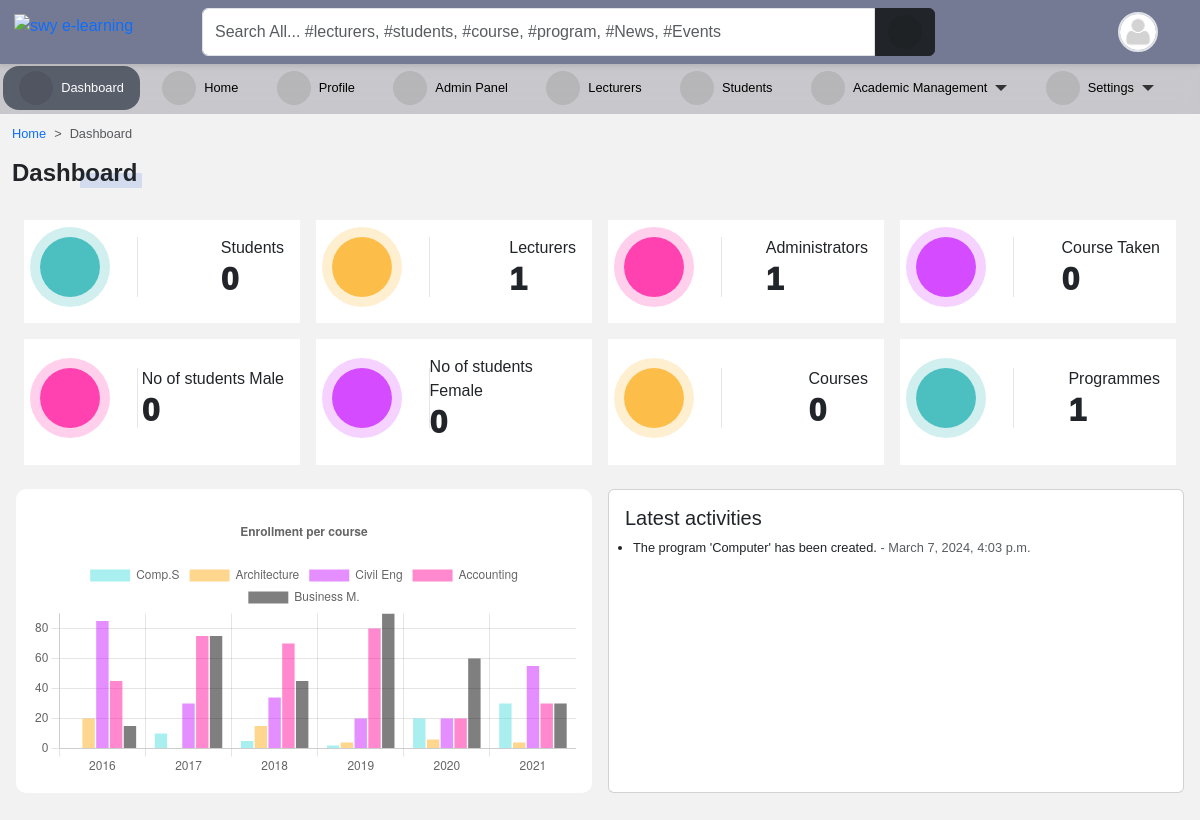
The app's page /dashboard/ (signed in), older data.
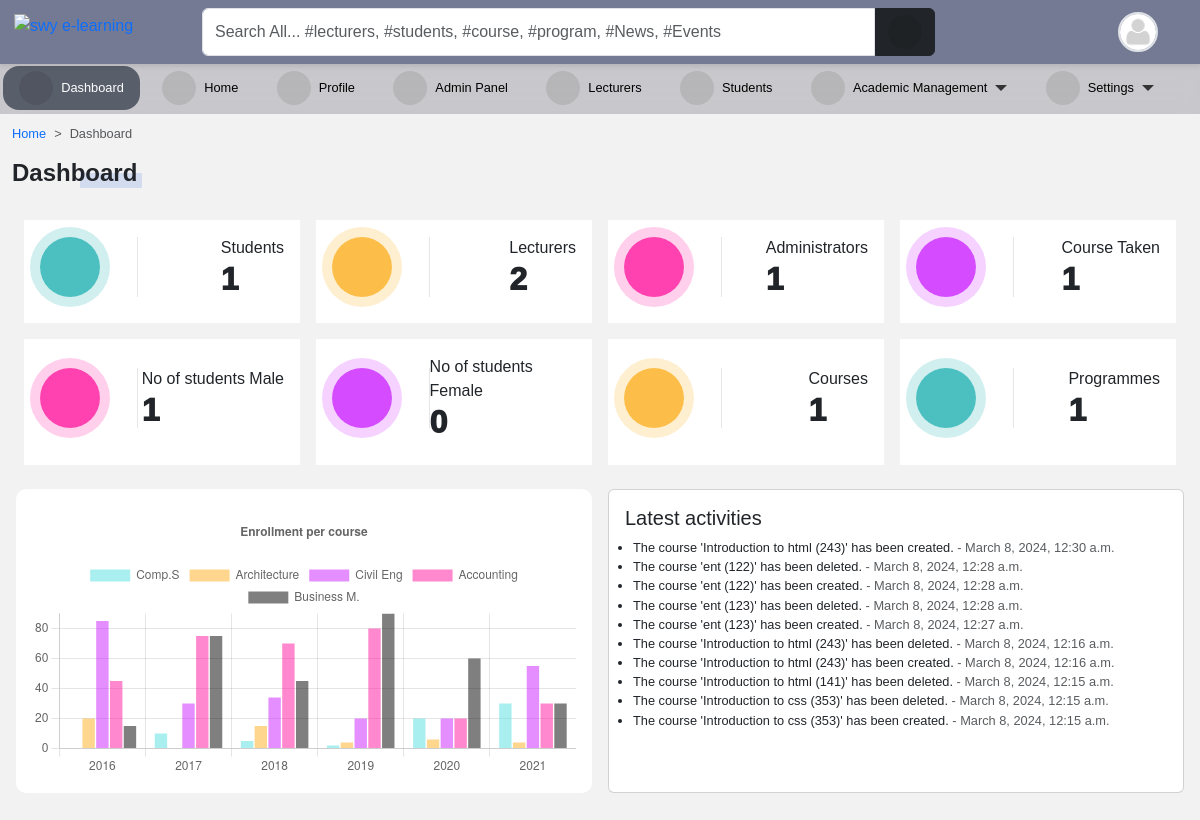
The same page, newer data.
### accounts/models.py (models this page shows, shortened)
class User(AbstractUser):
    is_student = models.BooleanField(default=False)
    is_lecturer = models.BooleanField(default=False)
    gender = models.CharField(max_length=1, choices=GENDERS, blank=True, null=True)
    phone = models.CharField(max_length=60, blank=True, null=True)
    address = models.CharField(max_length=60, blank=True, null=True)
    picture = models.ImageField(
        upload_to="profile_pictures/%y/%m/%d/", default="default.png", null=True
    )
    email = models.EmailField(blank=True, null=True)
    username_validator = ASCIIUsernameValidator()
    objects = CustomUserManager()
    class Meta:
        ordering = ("-date_joined",)
    @classmethod
    def get_student_count(cls):
        return cls.objects.filter(is_student=True).count()
    @classmethod
    def get_lecturer_count(cls):
        return cls.objects.filter(is_lecturer=True).count()
    @classmethod
    def get_superuser_count(cls):
        return cls.objects.filter(is_superuser=True).count()
    @property
    def get_user_role(self):
        if self.is_superuser:
            role = "Admin"
        elif self.is_student:
            role = "Student"
        elif self.is_lecturer:
            role = "Lecturer"
        return role

### core/models.py (models this page shows, shortened)
class ActivityLog(models.Model):
    message = models.TextField()
    created_at = models.DateTimeField(auto_now=True)

### core/views.py (the view, shortened to what this page needs)
# urls.py: path("dashboard/", dashboard_view, name="dashboard"),
@login_required
def dashboard_view(request):
    if request.user.is_superuser:
        logs = ActivityLog.objects.all().order_by("-created_at")[:10]
        gender_count = Student.get_gender_count()
        get_all_courses=Course.objects.all().count()
        get_all_program=Program.get_program_count()
        taken_course_count=TakenCourse.objects.all().count()
        context = {
            "student_count": User.get_student_count(),
            "lecturer_count": User.get_lecturer_count(),
            "superuser_count": User.get_superuser_count(),
            "Taken_course":taken_course_count,
            "all_courses":get_all_courses,
            "all_program":get_all_program,
            "males_count": gender_count["M"],
            "females_count": gender_count["F"],
            "logs": logs,
        }
        return render(request, "core/dashboard.html", context)

### accounts/models.py (called while the page is built)
    @classmethod
    def get_gender_count(cls):
        males_count = Student.objects.filter(student__gender="M").count()
        females_count = Student.objects.filter(student__gender="F").count()
        return {"M": males_count, "F": females_count}

### course/models.py (called while the page is built)
    @classmethod
    def get_program_count(cls):
        return cls.objects.all().count()

### templates/core/dashboard.html (shortened to what this page needs)
{% extends 'base.html' %}
{% load static %}
{% block content %}
<nav style="--bs-breadcrumb-divider: '>';" aria-label="breadcrumb">
    <ol class="breadcrumb">
      <li class="breadcrumb-item"><a href="/">Home</a></li>
      <li class="breadcrumb-item active" aria-current="page">Dashboard</li>
    </ol>
</nav>
<div class="d-flex justify-content-between align-items-center mb-4">
	<h1 class="title-1">Dashboard</h1>
</div>
{% if request.user.is_superuser %}
<div class="row users-count px-3">
	<div class="col-md-3 mb-3 px-2">
		<div class="card-count p-3">
			<h3><i class="fas fa-users bg-light-aqua"></i></h3>
			<div class="text-right">
				Students
				<h2>{{ student_count }}</h2>
			</div>
		</div>
	</div>
	<div class="col-md-3 mb-3 px-2">
		<div class="card-count p-3">
			<h3><i class="fas fa-users bg-light-orange"></i></h3>
			<div class="text-right">
				Lecturers
				<h2>{{ lecturer_count }}</h2>
			</div>
		</div>
	</div>
	<div class="col-md-3 mb-3 px-2">
		<div class="card-count p-3">
			<h3><i class="fas fa-users bg-light-red"></i></h3>
			<div class="text-right">
				Administrators
				<h2>{{ superuser_count }}</h2>
			</div>
		</div>
	</div>
	<div class="col-md-3 mb-3 px-2">
		<div class="card-count p-3">
			<h3><i class="fas fa-users bg-light-purple"></i></h3>
			<div class="text-right">
				Course Taken
				<h2>{{ Taken_course }}</h2>
			</div>
		</div>
	</div>
	<div class="col-md-3 mb-3 px-2">
		<div class="card-count p-3">
			<h3><i class="fas fa-users bg-light-red"></i></h3>
			<div class="text-right">
				No of students Male
				<h2>{{ males_count }}</h2>
			</div>
		</div>
	</div>
	<div class="col-md-3 mb-3 px-2">
		<div class="card-count p-3">
			<h3><i class="fas fa-users bg-light-purple"></i></h3>
			<div class="text-right">
				No of students Female
				<h2>{{ females_count }}</h2>
			</div>
		</div>
	</div>
	<div class="col-md-3 mb-3 px-2">
		<div class="card-count p-3">
			<h3><i class="fas fa-users bg-light-orange"></i></h3>
			<div class="text-right pl-2">
				Courses
				<h2>{{ all_courses }}</h2>
			</div>
		</div>
	</div>
	<div class="col-md-3 mb-3 px-2">
		<div class="card-count p-3">
			<h3><i class="fas fa-users bg-light-aqua"></i></h3>
			<div class="text-right">
				Programmes
				<h2>{{ all_program }}</h2>
			</div>
		</div>
	</div>
</div>
{% endif %}
<div class="row px-2">
	<div class="col-md-6 p-2">
		<div class="chart-wrap">
			<canvas id="enrollement"></canvas>
		</div>
	</div>
	<div class="col-md-6 p-2">
		<div class="card w-100 h-100 p-3">
			<h5>Latest activities</h5>
			<ul class="ps-2 small">
				{% for log in logs %}
				<li>{{ log.message }} <span class="text-muted">- {{ log.created_at }}</span></li>
				{% empty %}
				<li>No recent activity</li>
				{% endfor %}
			</ul>
		</div>
	</div>
</div>
<br>
{% endblock content %}
{% block js %}
<script>
	$('.fa-expand-alt').click(function () {
		if ($(this).parent('.chart-wrap').parent('.col-md-6').hasClass('expand')) {
			$('.col-md-6.expand').removeClass('expand');
		}
		else {
			$('.col-md-6.expand')?.removeClass('expand');
			$(this).parent('.chart-wrap').parent('.col-md-6').addClass('expand');
		}
	})
</script>
{% endblock %}

### templates/base.html (shortened to what this page needs)
{% load static %}
<!DOCTYPE html>
<html lang="en">
<head>
    <link rel="stylesheet" type="text/css" href="{% static 'vendor/fontawesome-6.5.1/css/all.min.css' %}">
    <link rel="stylesheet" type="text/css" href="{% static 'vendor/bootstrap-5.3.2/css/bootstrap.min.css' %}">
    <link rel="stylesheet" type="text/css" href="{% static 'scss/style1.css' %}">
</head>
<body>
    {% block sidebar %}
        {% include 'aside.html' %}
    {% endblock %}
    {% block maincontent %}
    <div id="main">
        {% block topbar %}
            {% include 'navbar.html' %}
        {% endblock %}
        <div class="container-fluid" id="main-content">
            {% block content %}{% endblock content %}
        </div>
    </div>
    {% endblock %}
    {% block js %}
    {% endblock js %}
</body>
</html>

### templates/aside.html (shortened to what this page needs)
{% load static %}
<div id="side-nav">
		{% url 'home' as hom %} {% url 'dashboard' as dash %} {% url 'profile' as prof %}
		{% url 'lecturer_list' as lec %}
		{% url 'student_list' as stu %} {% url 'course_allocation_view' as cav %}
		{% url 'admin_panel' as admin_p %}
		<ul class="nav-link">
			{% if request.user %}
			<li class="{% if request.path == dash %}active{% endif %}">
				<a href="{% url 'dashboard' %}"><i class="fas fa-tachometer-alt"></i>Dashboard</a>
			</li>
			{% endif %}
			<li class="{% if request.path == hom %}active{% endif %}">
				<a href="{% url 'home' %}"><i class="fas fa-home"></i>Home</a>
			</li>
			<li class="{% if request.path == prof %}active{% endif %}">
				<a href="{% url 'profile' %}"><i class="fas fa-user"></i>Profile</a>
			</li>
			{% if request.user.is_superuser %}
			<li class="{% if request.path == admin_p %}active{% endif %}">
				<a href="{% url 'admin_panel' %}"><i class="fas fa-user-tie"></i>Admin Panel</a>
			</li>
			<li class="{% if request.path == lec %}active{% endif %}">
				<a href="{% url 'lecturer_list' %}"><i class="fas fa-chalkboard-teacher"></i>Lecturers</a>
			</li>
			<li class="{% if request.path == stu %}active{% endif %}">
				<a href="{% url 'student_list' %}"><i class="fas fa-user-graduate"></i>Students</a>
			</li>
			{% endif %}
			<li class="settings">
				<a href="#"><i class="fas fa-book-open"></i> Academic Management<b class="caret"></b></a>
			</li>
			<li class="settings">
				<a href="#"><i class="fas fa-cogs"></i>Settings<b class="caret"></b></a>
			</li>
		</ul>
</div>

### templates/navbar.html (shortened to what this page needs)
{% load static %}
<div id="top-navbar" class="py-2 top-navbar">
	<div class="container">
		<a href="/" class="head-logo">
			<img src="{% static 'img/swy e-learning.jpg' %}" width="40px" alt="swy e-learning">
		</a>
		<div class="nav-wrapper">
			<form class="form-header" action="{% url 'query' %}" method="GET">
				<input id="primary-search" class="form-control rounded-end-0" type="text" name="q" value="{{ request.GET.q }}"
					placeholder="Search All... #lecturers, #students, #course, #program, #News, #Events" required />
				<button class="btn btn-dark rounded-start-0" type="submit">
					<i class="fas fa-search"></i>
				</button>
			</form>
			<div class="dropdown index">
				<div class="avatar border border-2" type="button" data-bs-toggle="dropdown" aria-expanded="false">
					<img src="{{ request.user.picture.url }}">
				</div>
			</div>
		</div>
	</div>
</div>

### static/scss/style1.css (style rules this page uses)
*, body { font-family: "Rubik", sans-serif; }
body { background-color: #f3f2f2; }
#main { padding-top: 65px; padding-bottom: 3rem; padding-left: 300px; transition: 0.5s; }
#main .container-fluid { margin-top: 3.7rem; }
#top-navbar { position: fixed; top: 0; right: 0; -webkit-margin-start: -10px; z-index: 90; padding: 0; background: #747a94; box-shadow: 0px 2px 5px 0px rgba(0, 0, 0, 0.1); transition: 0.3s; margin: 0; }
#top-navbar .container { display: flex; background-color: transparent; position: relative; }
#top-navbar .nav-wrapper { display: flex; flex-wrap: wrap; justify-content: space-between; align-items: center; width: 100%; margin-left: 10rem; background-color: transparent; }
#top-navbar .nav-wrapper .form-header { display: flex; flex: 0.8; }
#top-navbar .nav-wrapper .form-header button { flex: 0.1; }
#top-navbar { left: 0; }
.avatar { width: 40px; height: 40px; border-radius: 50%; overflow: hidden; }
.avatar img { width: 100%; height: 100%; -o-object-fit: cover; object-fit: cover; }
#side-nav { width: 100%; position: fixed; height: 50px; top: 3.99rem; bottom: 0; padding-top: 0.9rem; display: flex; align-items: center; justify-content: space-between; z-index: 80; background-color: rgba(90, 90, 102, 0.2745098039); backdrop-filter: blur(10px); -webkit-backdrop-filter: blur(10px); box-shadow: 0px 2px 5px 0px rgba(0, 0, 0, 0.16), 0px 2px 10px 0px rgba(0, 0, 0, 0.12); transition: 0.3s; }
#side-nav i { margin-right: 8px; }
#side-nav .nav-link { display: flex; }
#side-nav ul { padding: 0; }
#side-nav ul li { list-style: none; }
#side-nav ul li:last-child { border-bottom: none; }
#side-nav ul li a { display: flex; align-items: center; padding: 0.3rem 1rem; color: #000000; border-radius: 1rem; transition: 0.25s; }
#side-nav ul li.active a { background: rgb(89, 94, 107); color: #fff; }
#side-nav { box-shadow: 0px 0px 0px 0px #dbdbdb; }
#main { box-shadow: 0px 0px 0px 0px #dbdbdb; padding-left: 0px; }
a { color: var(--bs-primary); text-decoration: none; }
.title-1 { position: relative; display: inline-flex; align-items: center; font-family: inherit; text-transform: capitalize; font-weight: 700; font-size: 24px; border-radius: 0.2em; }
.title-1::before { content: ""; position: absolute; bottom: 0; right: -5px; width: 50%; height: 15px; z-index: -1; border-radius: 1px; background-color: rgba(83, 126, 226, 0.2); animation: lineAnim 1s ease-in forwards; }
.fas, .fa { font-size: 16px; display: inline-flex; align-items: center; justify-content: center; width: 34px; height: 34px; background-color: rgba(0, 0, 0, 0.093); border-radius: 50%; }
.card-count .fas, .card-count .fa { font-size: 24px; display: initial; align-items: initial; justify-content: initial; width: initial; height: initial; background-color: initial; border-radius: initial; }

### templates/aside.html (style rules this page uses)
.settings, .settings2, .settings1 { position: relative; }
.nav-link li { margin-right: .2rem; margin-left: .2rem; }
li { font-size: .8rem; }
.caret { border-top: 6px solid; border-right: 6px solid transparent; border-left: 6px solid transparent; margin-left: .5rem; }
.caret { color: #333; font-size: 12px; }

### templates/navbar.html (style rules this page uses)
.head-logo { position: absolute; left: -1rem; top: 0.3rem; }

### templates/core/dashboard.html (style rules this page uses)
.chart-wrap { position: relative; padding: 1rem; transition: .5s; background-color: #fff; border-radius: 10px; }
.users-count .card-count { width: 100%; height: 100%; display: flex; justify-content: space-between; align-items: center; background-color: #fff; }
.users-count .card-count h2 { font-weight: 1000; }
.users-count .card-count h3 { flex: 0 0 40%; border-right: 1px solid rgb(230, 230, 230); }
.users-count .card-count h3 i { display: inline-flex; width: 60px; height: 60px; display: flex; align-items: center; justify-content: center; border-radius: 50%; }
.bg-light-aqua { background-color: rgba(32, 177, 177, 0.8) !important; box-shadow: 0 0 0 10px rgba(32, 177, 177, 0.2) !important; color: #fff !important; }
.bg-light-orange { background-color: rgba(253, 174, 28, 0.8) !important; box-shadow: 0 0 0 10px rgba(253, 174, 28, 0.2) !important; color: #fff !important; }
.bg-light-purple { background-color: rgba(203, 31, 255, 0.8) !important; box-shadow: 0 0 0 10px rgba(203, 31, 255, 0.2) !important; color: #fff !important; }
.bg-light-red { background-color: rgba(255, 19, 157, 0.8) !important; box-shadow: 0 0 0 10px rgba(255, 19, 157, 0.2) !important; color: #fff !important; }

Row changes from the older to the newer data that the page shows:
no longer on this page (row unchanged): ActivityLog: message "The program 'Computer' has been created.", created_at "March 7, 2024, 4:03 p.m."
added ActivityLog: message "The course 'Introduction to html (243)' has been created.", created_at "March 8, 2024, 12:30 a.m."
added ActivityLog: message "The course 'ent (122)' has been deleted.", created_at "March 8, 2024, 12:28 a.m."
added ActivityLog: message "The course 'ent (122)' has been created.", created_at "March 8, 2024, 12:28 a.m."
added ActivityLog: message "The course 'ent (123)' has been deleted.", created_at "March 8, 2024, 12:28 a.m."
added ActivityLog: message "The course 'ent (123)' has been created.", created_at "March 8, 2024, 12:27 a.m."
added ActivityLog: message "The course 'Introduction to html (243)' has been deleted.", created_at "March 8, 2024, 12:16 a.m."
added ActivityLog: message "The course 'Introduction to html (243)' has been created.", created_at "March 8, 2024, 12:16 a.m."
added ActivityLog: message "The course 'Introduction to html (141)' has been deleted.", created_at "March 8, 2024, 12:15 a.m."
added ActivityLog: message "The course 'Introduction to css (353)' has been deleted.", created_at "March 8, 2024, 12:15 a.m."
added ActivityLog: message "The course 'Introduction to css (353)' has been created.", created_at "March 8, 2024, 12:15 a.m."
Text that changed along with them:
{{ student_count }}: "0" → "1"
{{ lecturer_count }}: "1" → "2"
{{ Taken_course }}: "0" → "1"
{{ males_count }}: "0" → "1"
{{ all_courses }}: "0" → "1"
